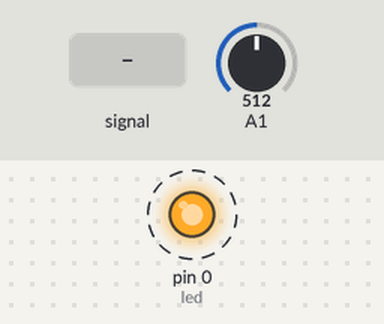
The sketch below on a simulated Arduino Uno, built with avr-gcc and run on an emulated ATmega328P. On the bench: output pins drawn as LEDs (lit = HIGH). Dashed ring = blinking. Inputs (shaded band) come from the test bench; at power-on: A1 = 512.

Above: at 0.89 s.
1.3 s: A1 set to 0
At 2.8 s:
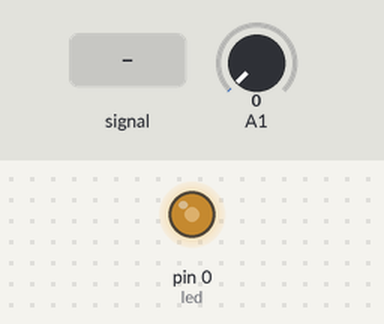
3.1 s: A1 set to 2
4.6 s: A1 set to 5
7.6 s: A1 set to 306
At 7.82 s:
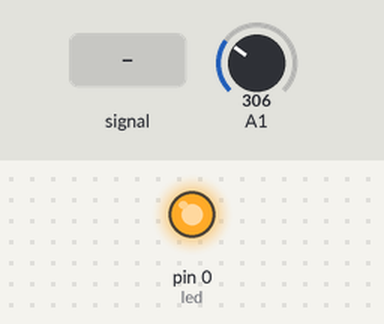
10.6 s: A1 fed a 50 Hz sine of ±306 counts around its level
At 12.4 s:
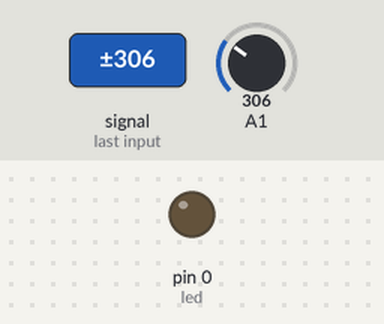
13.6 s: A1 fed a 2 Hz sine of ±306 counts around its level
Timing chart, 0 to 17.6 s (numbered marks = the images above; inputs shaded):
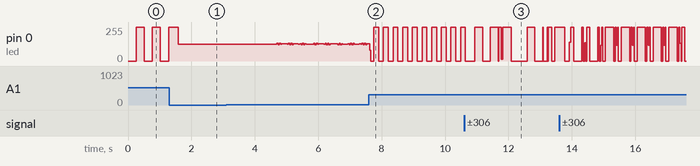

The sketch:

PotenziometroBlink.ino
```cpp
#include "Potenziometro.h"

//Inizializza un oggetto di tipo Potenziometro di nome potenziometro.
Potenziometro* potenziometro;

int led = 0;

void setup() {
  //Istanzia la variabile potenziometro assegnado la porta analogica all'interno delle parentesi. (in questo caso 2)
  potenziometro = new Potenziometro(2);
  pinMode(led, OUTPUT);
}

void loop() {
  //Fa una pausa in milliseconsi del valre letto del potenziometro moltiplicata per due (0-255 * 2)
  delay(potenziometro->valoreLetto()*2);
  digitalWrite(led, HIGH);
  //Fa una pausa in milliseconsi del valre letto del potenziometro moltiplicata per due (0-255 * 2)
  delay(potenziometro->valoreLetto()*2);
  digitalWrite(led, LOW);
}
```

Measured:
- after the input at 3.1 s, every drawn part: stays the same
